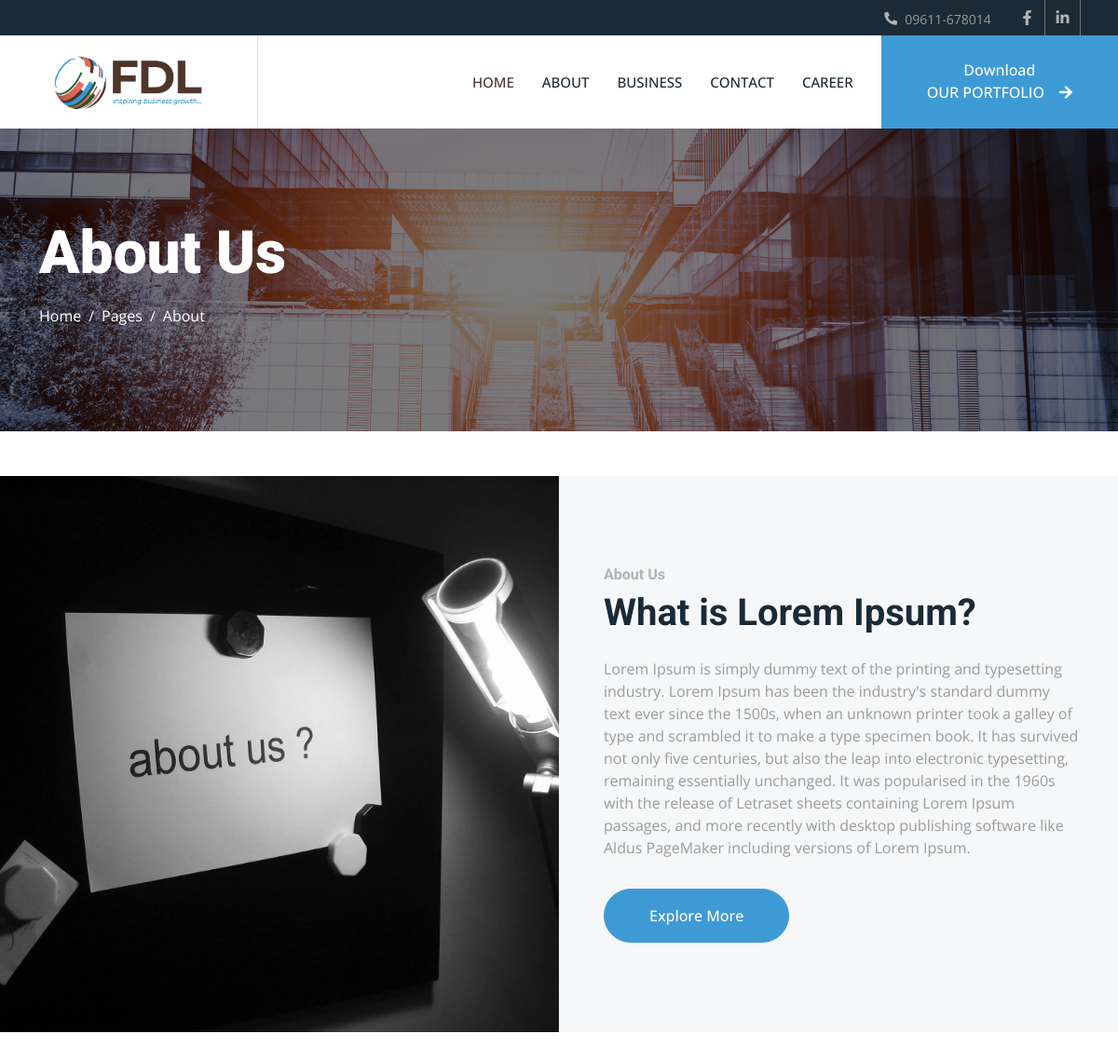
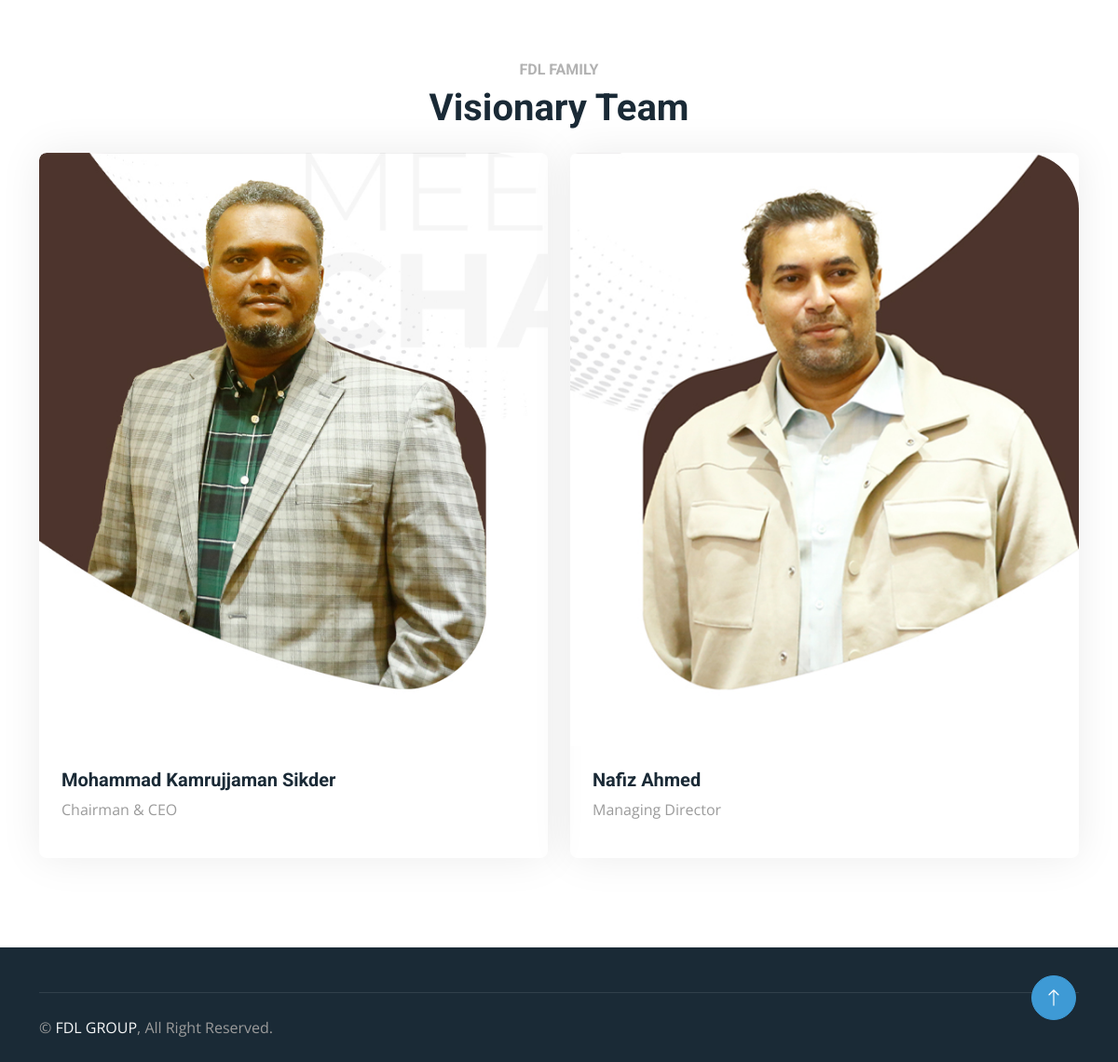
The page /about/ on the database its author committed (2 pictures, top to bottom).
### products/models.py (models this page shows, shortened)
class About(models.Model):
    title = models.CharField(max_length=200)
    description = models.TextField()
    image = models.ImageField(upload_to='about/')

class TeamMember(models.Model):
    name = models.CharField(max_length=100)
    position = models.CharField(max_length=100)
    image = models.ImageField(upload_to='team/')
    bio = models.TextField(blank=True, null=True)

### products/views.py (the view)
# urls.py: path('about/', views.about, name="about"),
def about(request):
    portfolio = Portfolio.objects.last()
    about_info = About.objects.first()
    team_members = TeamMember.objects.all()
    context = {
        'portfolio': portfolio,
        'team_members': team_members,
        'about_info': about_info
    }
    return render(request, 'products/about.html',context)

### products/templates/products/about.html (shortened to what this page needs)
{% extends "products/base.html" %}
{% block body %}
{% load static %}
    <div class="container-fluid page-header py-5 mb-5">
        <div class="container py-5">
            <h1 class="display-3 text-white mb-3 animated slideInDown">About Us</h1>
            <nav aria-label="breadcrumb animated slideInDown">
                <ol class="breadcrumb">
                    <li class="breadcrumb-item"><a class="text-white" href="#">Home</a></li>
                    <li class="breadcrumb-item"><a class="text-white" href="#">Pages</a></li>
                    <li class="breadcrumb-item text-white active" aria-current="page">About</li>
                </ol>
            </nav>
        </div>
    </div>
<div class="container-fluid bg-light overflow-hidden my-5 px-lg-0">
    <div class="container about px-lg-0">
        <div class="row g-0 mx-lg-0">
            <div class="col-lg-6 ps-lg-0 wow fadeIn" data-wow-delay="0.1s" style="min-height: 400px;">
                <div class="position-relative h-100">
                    <img class="position-absolute img-fluid w-100 h-100" src="{{ about_info.image.url }}" style="object-fit: cover;" alt="">
                </div>
            </div>
            <div class="col-lg-6 about-text py-5 wow fadeIn" data-wow-delay="0.5s">
                <div class="p-lg-5 pe-lg-0">
                    <h6 class="text-primary">About Us</h6>
                    <h1 class="mb-4">{{ about_info.title }}</h1>
                    <p>{{ about_info.description }}</p>
                    <a href="{% url 'contact' %}" class="btn btn-primary rounded-pill py-3 px-5 mt-3">Explore More</a>
                </div>
            </div>
        </div>
    </div>
</div>
<div class="container-xxl py-5">
    <div class="container">
        <div class="text-center mx-auto mb-4 wow fadeInUp" data-wow-delay="0.1s" style="max-width: 600px;">
            <h6 class="text-primary">FDL FAMILY</h6>
            <h1 class="mb-4">Visionary Team</h1>
        </div>
        <div class="row g-4">
            {% for member in team_members %}
            <div class="col-lg-6 col-md-6 wow fadeInUp" data-wow-delay="0.{{ forloop.counter0 }}s">
                <div class="team-item rounded overflow-hidden">
                    <div class="d-flex">
                        <img class="img-fluid" src="{{ member.image.url }}" alt="{{ member.name }}">
                    </div>
                    <div class="p-4">
                        <h5>{{ member.name }}</h5>
                        <span>{{ member.position }}</span>
                    </div>
                </div>
            </div>
            {% endfor %}
        </div>
    </div>
</div>
    {% endblock %}

### products/templates/products/base.html (shortened to what this page needs)
{% load static %}
<!DOCTYPE html>
<html lang="en">
<head>
    <link href="https://cdnjs.cloudflare.com/ajax/libs/font-awesome/5.10.0/css/all.min.css" rel="stylesheet">
    <link href="https://cdn.jsdelivr.net/npm/bootstrap-icons@1.4.1/font/bootstrap-icons.css" rel="stylesheet">
    <link href={% static "lib/animate/animate.min.css"%} rel="stylesheet">
    <link href={% static "lib/owlcarousel/assets/owl.carousel.min.css"%} rel="stylesheet">
    <link href={% static "lib/lightbox/css/lightbox.min.css"%} rel="stylesheet">
    <link href={% static "css/bootstrap.min.css"%} rel="stylesheet">
    <link href={% static "css/style.css"%} rel="stylesheet">
</head>
<body>
    <div class="container-fluid bg-dark p-0">
        <div class="row gx-0 d-none d-lg-flex">
            <div class="col-lg-7 px-5 text-start">
            </div>
            <div class="col-lg-5 px-5 text-end">
                <div class="h-100 d-inline-flex align-items-center me-4">
                    <small class="fa fa-phone-alt text-primary me-2"></small>
                    <small>09611-678014</small>
                </div>
                <div class="h-100 d-inline-flex align-items-center mx-n2">
                    <a class="btn btn-square btn-link rounded-0 border-0 border-end border-secondary" href="https://www.facebook.com/fdlfamilyofficial"><i class="fab fa-facebook-f"></i></a>
                    <a class="btn btn-square btn-link rounded-0 border-0 border-end border-secondary" href="https://www.linkedin.com/company/fdlfamilyofficial/"><i class="fab fa-linkedin-in"></i></a>
                </div>
            </div>
        </div>
    </div>
<nav class="navbar navbar-expand-lg bg-white navbar-light sticky-top p-0">
    <a href="{% url 'home' %}" class="navbar-brand d-flex align-items-center border-end px-4 px-lg-5">
        <h2 class="m-0 text-primary"><img src="{% static 'img/fdl_logo.png' %}" style="width:180px;"></h2>
    </a>
    <div class="collapse navbar-collapse" id="navbarCollapse">
        <div class="navbar-nav ms-auto p-4 p-lg-0">
            <a href="{% url 'home' %}" class="nav-item nav-link active">Home</a>
            <a href="{% url 'about' %}" class="nav-item nav-link">About</a>
            <a href="{% url 'service' %}" class="nav-item nav-link">Business</a>
            <a href="{% url 'contact' %}" class="nav-item nav-link">Contact</a>
            <a href="{% url 'career' %}" class="nav-item nav-link">CAREER</a>
        </div>
        {% if portfolio %}
            <a href="{{ portfolio.file.url }}" class="btn btn-primary rounded-0 py-4 px-lg-5 d-none d-lg-block">Download<br>OUR PORTFOLIO<i class="fa fa-arrow-right ms-3"></i></a>
        {% else %}
            <a href="#" class="btn btn-primary rounded-0 py-4 px-lg-5 d-none d-lg-block disabled">Download<br>OUR PORTFOLIO<i class="fa fa-arrow-right ms-3"></i></a>
        {% endif %}
    </div>
</nav>
    {% block body %}
    {% endblock %}
    <div class="container-fluid bg-dark text-body footer mt-5 pt-5 wow fadeIn" data-wow-delay="0.1s">
        <div class="container">
            <div class="copyright">
                <div class="row">
                    <div class="col-md-6 text-center text-md-start mb-3 mb-md-0">
                        &copy; <a href="#">FDL GROUP</a>, All Right Reserved.
                    </div>
                </div>
            </div>
        </div>
    </div>
    <a href="#" class="btn btn-lg btn-primary btn-lg-square rounded-circle back-to-top"><i class="bi bi-arrow-up"></i></a>
</body>
</html>

### products/static/css/style.css (style rules this page uses)
:root { --primary: #4d352c; --light: #F6F7F8; --dark: #1A2A36; }
.back-to-top { position: fixed; display: none; right: 45px; bottom: 45px; z-index: 99; }
.btn { font-weight: 500; transition: .5s; }
.btn.btn-primary, .btn.btn-outline-primary:hover { color: #FFFFFF; }
.btn-square { width: 38px; height: 38px; }
.btn-lg-square { width: 48px; height: 48px; }
.btn-square, .btn-sm-square, .btn-lg-square { padding: 0; display: flex; align-items: center; justify-content: center; font-weight: normal; }
.navbar.sticky-top { top: -100px; transition: .5s; }
.navbar .navbar-brand, .navbar a.btn { height: 100px; }
.navbar .navbar-nav .nav-link { margin-right: 30px; padding: 25px 0; color: var(--dark); font-size: 15px; font-weight: 500; text-transform: uppercase; outline: none; }
.navbar .navbar-nav .nav-link:hover, .navbar .navbar-nav .nav-link.active { color: var(--primary); }
.page-header { background: linear-gradient(rgba(0, 0, 0, .1), rgba(0, 0, 0, .1)), url(../img/carousel-1.jpg) center center no-repeat; background-size: cover; }
.breadcrumb-item + .breadcrumb-item::before { color: var(--light); }
@media (min-width: 992px) { .container.about { max-width: 100% !important; } }
@media (min-width: 992px) { .about-text { padding-right: calc(((100% - 960px) / 2) + .75rem); } }
@media (min-width: 1200px) { .about-text { padding-right: calc(((100% - 1140px) / 2) + .75rem); } }
.team-item { box-shadow: 0 0 45px rgba(0, 0, 0, .08); }
.team-item img { border-radius: 8px 60px 0 0; }
.footer .copyright { padding: 25px 0; border-top: 1px solid rgba(256, 256, 256, .1); }
.footer .copyright a { color: var(--light); }

### rows shown on the page
About: image (picture), title "What is Lorem Ipsum?", description "Lorem Ipsum is simply dummy text of the printing and typesetting industry. Lorem Ipsum has been the industry's standard dummy text ever since the 1500s, when an unknown printer took a galley of type and scrambled it to make a type specimen book. It has survived not only five centuries, but also the leap into electronic typesetting, remaining essentially unchanged. It was popularised in the 1960s with the release of Letraset sheets containing Lorem Ipsum passages, and more recently with desktop publishing software like Aldus PageMaker including versions of Lorem Ipsum."
TeamMember: image (picture), name "Mohammad Kamrujjaman Sikder", position "Chairman & CEO"
TeamMember: image (picture), name "Nafiz Ahmed", position "Managing Director"
